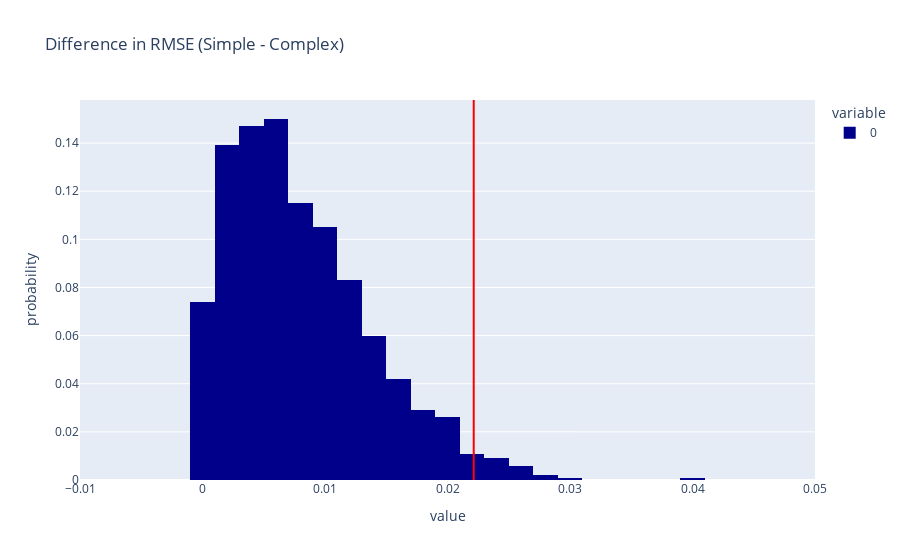

Notebook cell for this chart:
### Code cell
rmse_diff_series = pd.Series(rmse_differences)

fig = px.histogram(rmse_diff_series,  nbins=29,  histnorm='probability', title="Difference in RMSE (Simple - Complex)", color_discrete_sequence=['darkblue'])

fig.add_vline(x=observed_difference, line_color='red')
fig.update_layout(xaxis_range=[-0.01, 0.05])

fig.show()

### Figure 1 — Plotly figure (JSON) as saved in the notebook; plotly's stock layout.template omitted (floating-point values rounded to 4 significant figures; data arrays with more than 128 entries replaced by an {"elided": "..."} marker saying what was removed)
{"data": [{"alignmentgroup": "True", "bingroup": "x", "histnorm": "probability", "hovertemplate": "variable=0<br>value=%{x}<br>probability=%{y}<extra></extra>", "legendgroup": "0", "marker": {"color": "darkblue", "pattern": {"shape": ""}}, "name": "0", "nbinsx": 29, "offsetgroup": "0", "orientation": "v", "showlegend": true, "type": "histogram", "x": {"elided": "1000 float values"}, "xaxis": "x", "yaxis": "y"}], "layout": {"barmode": "relative", "legend": {"title": {"text": "variable"}, "tracegroupgap": 0}, "shapes": [{"line": {"color": "red"}, "type": "line", "x0": 0.02214, "x1": 0.02214, "xref": "x", "y0": 0, "y1": 1, "yref": "y domain"}], "title": {"text": "Difference in RMSE (Simple - Complex)"}, "xaxis": {"anchor": "y", "domain": [0, 1], "range": [-0.01, 0.05], "title": {"text": "value"}}, "yaxis": {"anchor": "x", "domain": [0, 1], "title": {"text": "probability"}}}}
